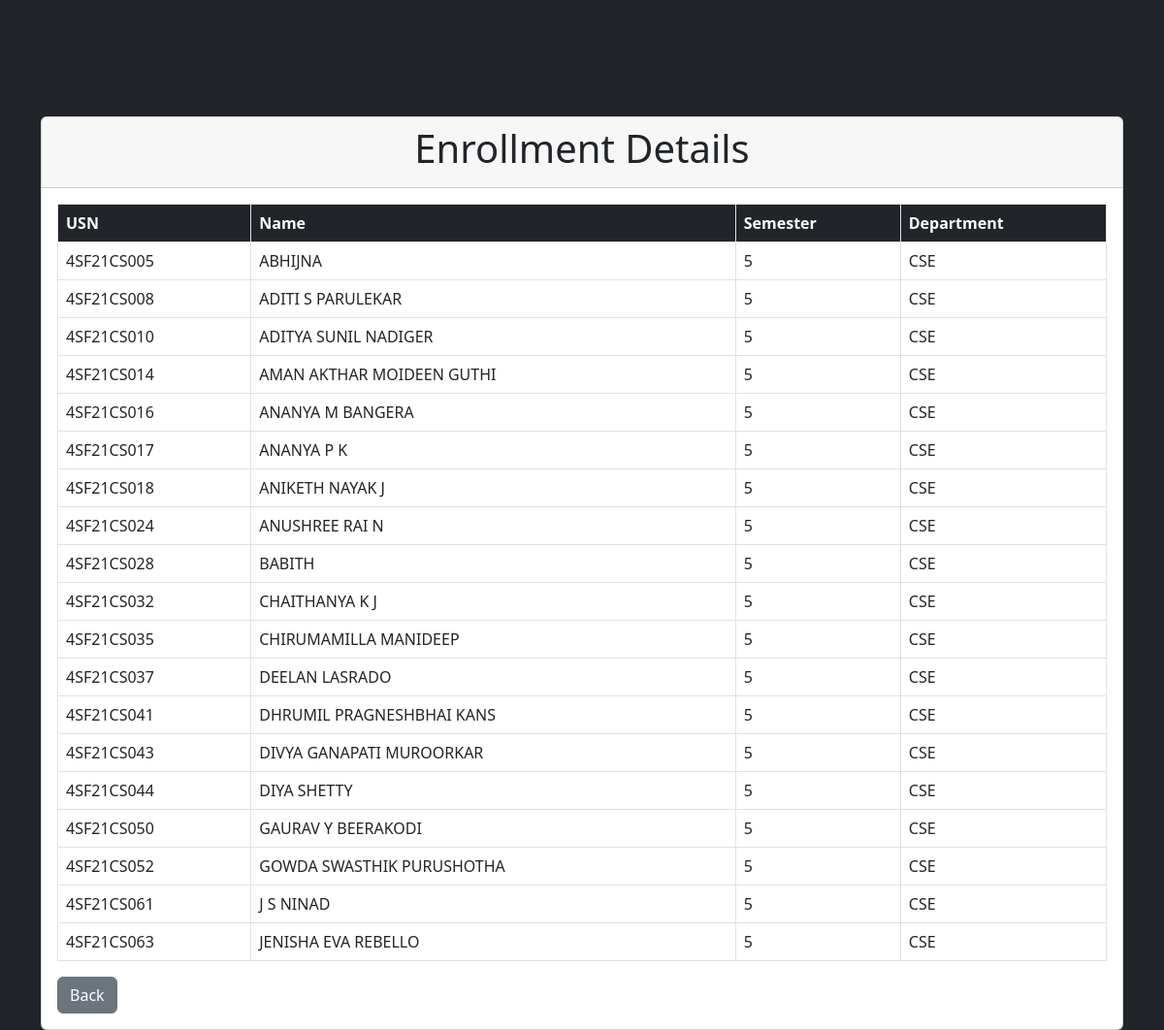
Page /SEMINAR_WEBINER/get_enrollment.php?ws_id=WS2 on the committed database.
### tables this page shows
CREATE TABLE `student` (
  `USN` varchar(25) NOT NULL,
  `s_name` varchar(25) DEFAULT NULL,
  `s_sem` int(5) DEFAULT NULL,
  `s_dept` varchar(25) DEFAULT NULL,
  `dept_id` varchar(25) DEFAULT NULL
);

### SEMINAR_WEBINER/get_enrollment.php (the view, shortened to what this page needs)
<?php
include 'connect.php';
?>
<head>
    <link href="https://cdn.jsdelivr.net/npm/bootstrap@5.2.3/dist/css/bootstrap.min.css" rel="stylesheet">
</head>
<body class="bg-dark">
    <div class="container">
        <div class="row mt-5">
            <div class="col">
                <div class="card mt-5">
                    <div class="card-header">
                        <h2 class="display-6 text-center"><strong>Enrollment Details</strong></h2>
                    </div>
                    <div class="card-body">
                        <?php
                        $ws_id = $_GET['ws_id'];
                        $sql = "SELECT s.* FROM ws_enroll we
                                LEFT JOIN student s ON we.USN = s.USN
                                WHERE we.ws_id = '$ws_id'";
                        $result = mysqli_query($con, $sql);
                        if ($result) {
                            echo '<table class="table table-bordered">';
                            echo '<thead class="bg-dark text-white">';
                            echo '<tr>';
                            echo '<th>USN</th>';
                            echo '<th>Name</th>';
                            echo '<th>Semester</th>';
                            echo '<th>Department</th>';
                            echo '</tr>';
                            echo '</thead>';
                            echo '<tbody>';
                            while ($row = mysqli_fetch_assoc($result)) {
                                echo '<tr>';
                                echo '<td>' . $row['USN'] . '</td>';
                                echo '<td>' . $row['s_name'] . '</td>';
                                echo '<td>' . $row['s_sem'] . '</td>';
                                echo '<td>' . $row['s_dept'] . '</td>';
                                echo '</tr>';
                            }
                            echo '</tbody>';
                            echo '</table>';
                        } else {
                            echo "Error fetching enrollment details: " . mysqli_error($con);
                        }
                        ?>
                         <a href="index.php" class="btn btn-secondary">Back</a>
                    </div>
                </div>
            </div>
        </div>
    </div>
</body>
</html>

### rows in the picture
student: USN "4SF21CS005", s_name "ABHIJNA", s_sem "5", s_dept "CSE"
student: USN "4SF21CS008", s_name "ADITI S PARULEKAR", s_sem "5", s_dept "CSE"
student: USN "4SF21CS010", s_name "ADITYA SUNIL NADIGER", s_sem "5", s_dept "CSE"
student: USN "4SF21CS014", s_name "AMAN AKTHAR MOIDEEN GUTHI", s_sem "5", s_dept "CSE"
student: USN "4SF21CS016", s_name "ANANYA M BANGERA", s_sem "5", s_dept "CSE"
student: USN "4SF21CS017", s_name "ANANYA P K", s_sem "5", s_dept "CSE"
student: USN "4SF21CS018", s_name "ANIKETH NAYAK J", s_sem "5", s_dept "CSE"
student: USN "4SF21CS024", s_name "ANUSHREE RAI N", s_sem "5", s_dept "CSE"
student: USN "4SF21CS028", s_name "BABITH", s_sem "5", s_dept "CSE"
student: USN "4SF21CS032", s_name "CHAITHANYA K J", s_sem "5", s_dept "CSE"
student: USN "4SF21CS035", s_name "CHIRUMAMILLA MANIDEEP", s_sem "5", s_dept "CSE"
student: USN "4SF21CS037", s_name "DEELAN LASRADO", s_sem "5", s_dept "CSE"
student: USN "4SF21CS041", s_name "DHRUMIL PRAGNESHBHAI KANS", s_sem "5", s_dept "CSE"
student: USN "4SF21CS043", s_name "DIVYA GANAPATI MUROORKAR", s_sem "5", s_dept "CSE"
student: USN "4SF21CS044", s_name "DIYA SHETTY", s_sem "5", s_dept "CSE"
student: USN "4SF21CS050", s_name "GAURAV Y BEERAKODI", s_sem "5", s_dept "CSE"
student: USN "4SF21CS052", s_name "GOWDA SWASTHIK PURUSHOTHA", s_sem "5", s_dept "CSE"
student: USN "4SF21CS061", s_name "J S NINAD", s_sem "5", s_dept "CSE"
student: USN "4SF21CS063", s_name "JENISHA EVA REBELLO", s_sem "5", s_dept "CSE"
